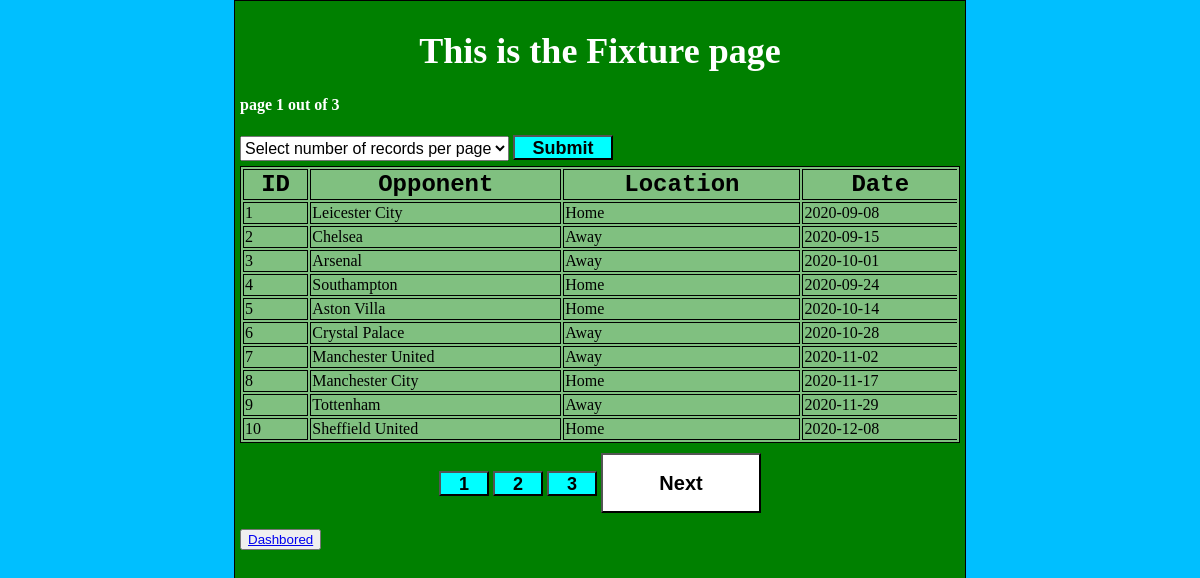
/root/Player/PlayerFixtures.php, run on the app's committed database.
### tables this page shows
CREATE TABLE `playerfixtures` (
  `matchid` int(10) NOT NULL,
  `opponent` varchar(20) NOT NULL,
  `location` varchar(20) NOT NULL,
  `date` date NOT NULL
);

### root/Player/PlayerFixtures.php (the view, shortened to what this page needs)
<?php
require "includes/db_connect.inc.php";
$i = 0;
$j = 10;
$sql = "select matchid, opponent, location,date from playerfixtures LIMIT $i,$j;";
$result = mysqli_query($conn, $sql);
$sqlTotalRows = "select count(*) as total_rows from playerfixtures;";
$rowCount = mysqli_fetch_assoc(mysqli_query($conn, $sqlTotalRows));
$pgNmbr = ceil($rowCount['total_rows']/$j);
 ?>
  <html lang="en" dir="ltr">
<head>
  <link rel="stylesheet" type="text/css" href="css/style_2.css">
</head>
<body>
  <div class="main_content">
    <div class="course_info">
  <h1>This is the Fixture page</h1>
      <h4> page <?php echo (($i/$j)+1); ?> out of <?php echo $pgNmbr; ?></h4>
        <form action="<?php echo $_SERVER['PHP_SELF']; ?>" method="post">
      <select name="records_per_page">
      <option value="" disabled selected>Select number of records per page</option>
      </select>
      <button type="submit" name="perpg_btn" value="submit">Submit</button>
  <table border="1">
    <thead>
<tr>
  <th> ID</th>
  <th> Opponent</th>
  <th>Location</th>
  <th>Date</th>
</tr>
    </thead>
    <tbody>
 <?php while($row = mysqli_fetch_assoc($result)){ ?>
                <tr>
                  <td><?php echo $row['matchid']; ?></td>
                  <td><?php echo $row['opponent']; ?></td>
                  <td><?php echo $row['location']; ?></td>
                  <td><?php echo $row['date']; ?></td>
                </tr>
              <?php } ?>
    </tbody>
  </table>
    <div class="pagination_btns" align="center">
      <?php if($pgNmbr > 1) { for ($p=0; $p<$pgNmbr; $p++){ ?>
        <button type="submit" name="pg_btn" value="<?php echo ($p*$j); ?>"><?php echo ($p+1); ?></button>
    <?php } } ?>
    <?php if($i < ($rowCount['total_rows'] - $j)){ ?>
        <button type="submit" name="next_btn" value="<?php echo ($i+$j); ?>"> Next </button>
<?php } ?>
</div>
</form>
<button><a href="Player.php">Dashbored</a></button>
</div>
</div>
</body>
</html>

### root/Player/css/style_2.css (style rules this page uses)
html, body { height: 100%; background-color: deepskyblue; margin: 0px; }
.main_content { min-height: 100%; margin: 0px auto; border: 1px solid black; width: 60%; background-color: green; padding: 5px; }
.course_info select { height: 25px; font-size: 16px; }
.course_info h1 { font-family: consolas; color: white; font-size: 36px; text-align: center; }
.course_info h4 { font-size: 16px; color: white; text-align: inherit; }
.course_info table { width: 100%; border: 1px solid black; margin: 0px auto; background-color: rgb(255,255,255,0.5); margin-top: 5px; }
.course_info td, .course_info th { border-bottom: 1px solid black; border-right: 1px solid black; }
.course_info th { font-size: 24px; font-family: monospace; }
.course_info td:last-child, .course_info th:last-child { border-right: none; }
.pagination_btns { margin-top: 10px; }
.pagination_btns button[name="prev_btn"], .pagination_btns button[name="next_btn"] { height: 60px; width: 160px; font-weight: bold; background-color: white; font-size: 20px; }
.pagination_btns button[name="pg_btn"], .course_info button[name="perpg_btn"] { height: 25px; width: 50px; font-weight: bold; background-color: aqua; font-size: 18px; }
.course_info button[name="perpg_btn"] { width: 100px; }

### data on the page
playerfixtures: matchid "1", opponent "Leicester City", location "Home", date "2020-09-08"
playerfixtures: matchid "2", opponent "Chelsea", location "Away", date "2020-09-15"
playerfixtures: matchid "3", opponent "Arsenal", location "Away", date "2020-10-01"
playerfixtures: matchid "4", opponent "Southampton", location "Home", date "2020-09-24"
playerfixtures: matchid "5", opponent "Aston Villa", location "Home", date "2020-10-14"
playerfixtures: matchid "6", opponent "Crystal Palace", location "Away", date "2020-10-28"
playerfixtures: matchid "7", opponent "Manchester United", location "Away", date "2020-11-02"
playerfixtures: matchid "8", opponent "Manchester City", location "Home", date "2020-11-17"
playerfixtures: matchid "9", opponent "Tottenham", location "Away", date "2020-11-29"
playerfixtures: matchid "10", opponent "Sheffield United", location "Home", date "2020-12-08"

### other printed values
$pgNmbr "3"
